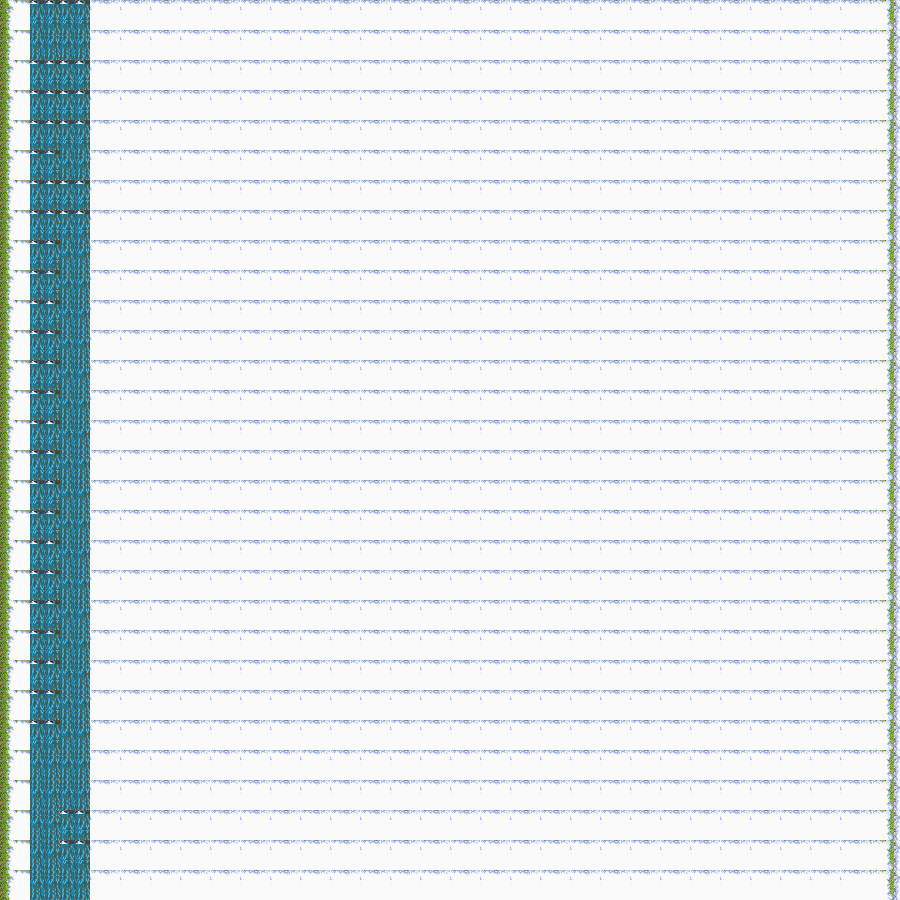

Rendered tile map (Tiled .tmx) drawn with the repository's tilesets; below, a short description and the map source with its tile grids summarised:
An orthogonal 30x30 tile map with 30x30 px tiles, 1 tile layer (background).

<map version="1.0" orientation="orthogonal" renderorder="right-down" width="30" height="30" tilewidth="30" tileheight="30" nextobjectid="1">
 <tileset firstgid="1" name="chipset6" tilewidth="30" tileheight="30">
  <image source="chipset6.png" width="480" height="256" />
 </tileset>
 <layer name="background" width="30" height="30">
  <data>[900 cells, 900 non-empty, 5 distinct tile ids]</data>
 </layer>
</map>
